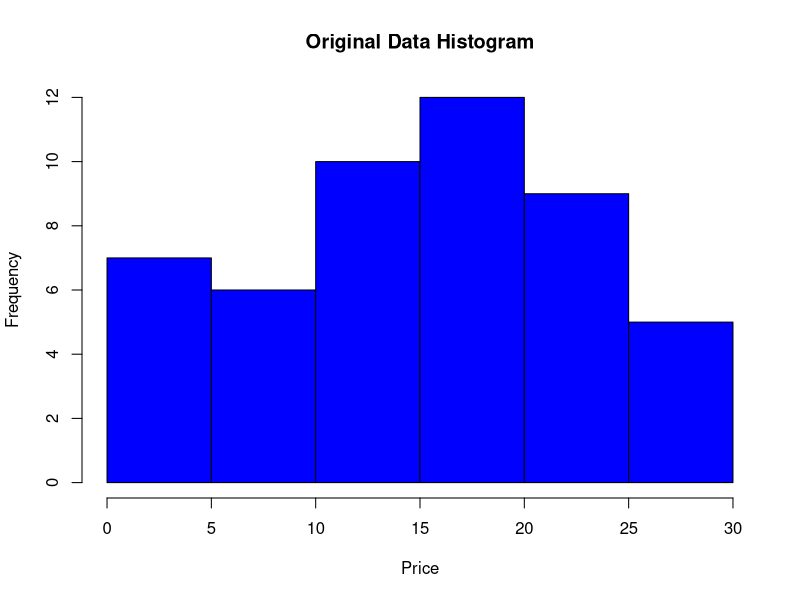
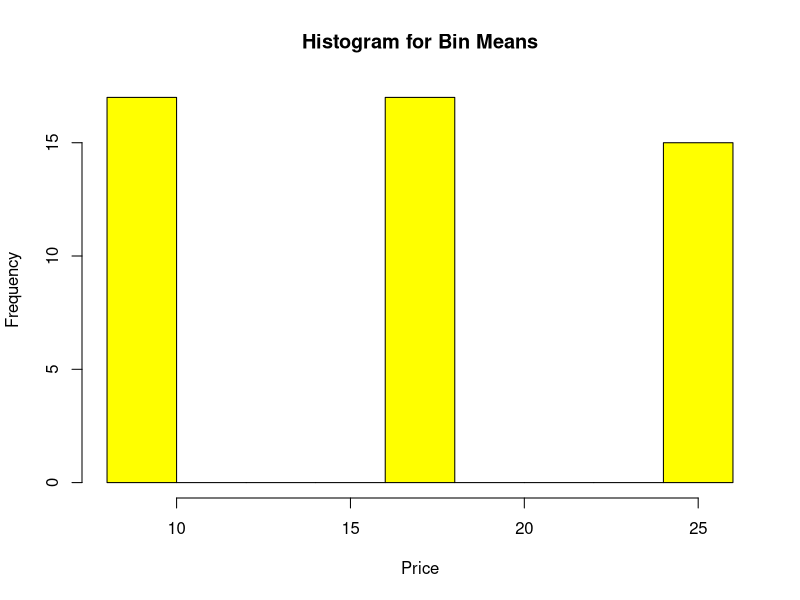
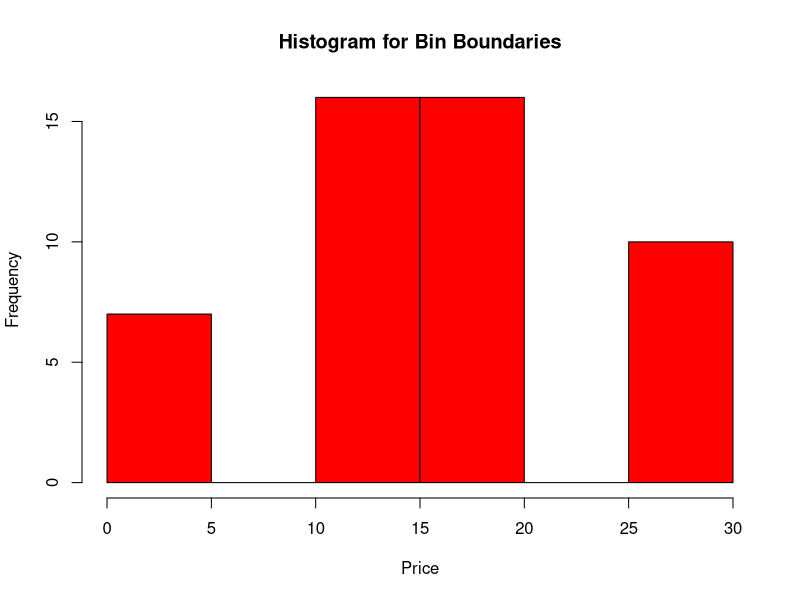

These figures' R source, in order:
data <- c(1, 1, 5, 5, 5, 5, 5, 8, 8, 10, 10, 10, 10, 12, 14, 14, 14, 15, 15, 15, 
          15, 15, 15, 18, 18, 18, 18, 18, 20, 20, 20, 20, 20, 20, 20, 21, 21, 
          21, 21, 25, 25, 25, 25, 25, 28, 28, 30, 30, 30)
bins <- split(data, ceiling(seq_along(data)/17))
bin_means <- lapply(bins, function(bin) rep(mean(bin), length(bin)))
bin_boundaries <- lapply(bins, function(bin) {
  min_val <- min(bin)
  max_val <- max(bin)
  sapply(bin, function(x) ifelse(abs(x - min_val) < abs(x - max_val), min_val, max_val))
})
bin_means <- unlist(bin_means)
bin_boundaries <- unlist(bin_boundaries)
hist(data, breaks=10, main="Original Data Histogram", xlab="Price", ylab="Frequency", col="blue")
hist(bin_means, breaks=10, main="Histogram for Bin Means", xlab="Price", ylab="Frequency", col="yellow")
hist(bin_boundaries, breaks=10, main="Histogram for Bin Boundaries", xlab="Price", ylab="Frequency", col="red")
